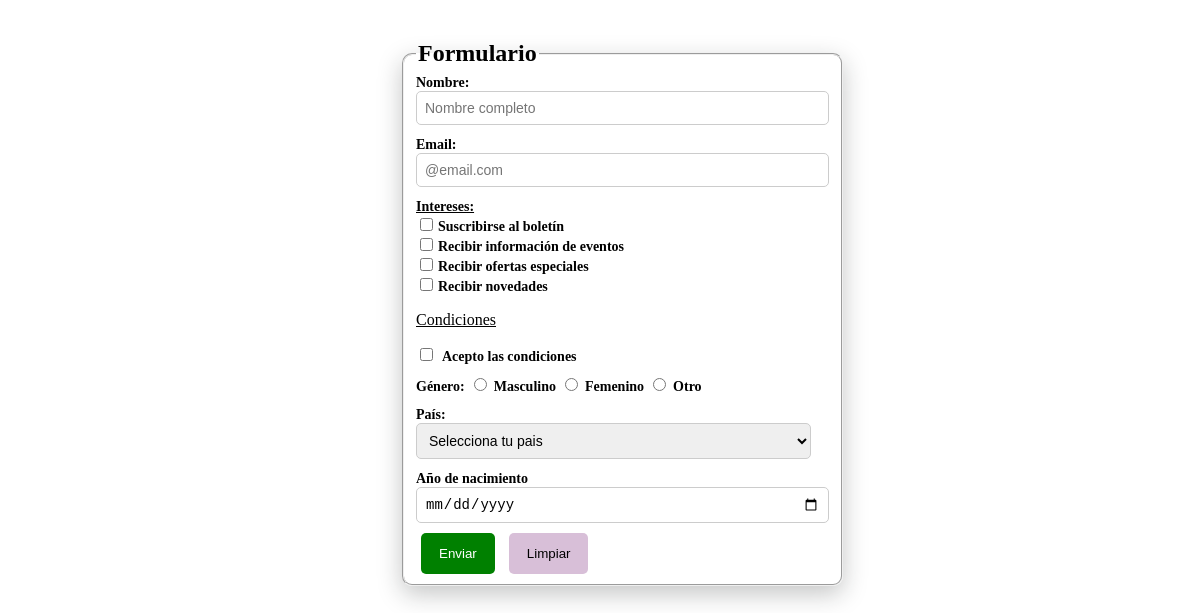
The page /formulario.php on the database its author committed.
### tables this page shows
CREATE TABLE intereses_check (
    idinteres TINYINT UNSIGNED AUTO_INCREMENT PRIMARY KEY,  
    abreviatura VARCHAR(50) NOT NULL,                    
    contenido VARCHAR(150) NOT NULL                      
);

### formulario.php (the view, shortened to what this page needs)
<?php
    include 'conexion.php';
    $sqlpaises = "SELECT * FROM paises_select;";
    $sqlintereses = "SELECT * FROM intereses_check;";
    $resultado = $conexion->query($sqlpaises);
    $resultado2 = $conexion->query($sqlintereses);
?>
<!DOCTYPE html>
<html lang="es">
<head>
    <link rel="stylesheet" href="estiloformulario.css">
</head>
<body>
    <section id="formulario">
        <fieldset>
            <legend><h2>Formulario</h2></legend>
            <form action="registro.php" method="post">
                <div>
                    <label for="nombre">Nombre:</label>
                    <input type="text" name="nombre" id="nombre" placeholder="Nombre completo">
                </div>
                <div>
                    <label for="email">
                    Email:
                    <input type="email" name="email" id="email" placeholder="@email.com">
                </label>
                </div>
                <div>
                    <label><u>Intereses:</u></label><br>
                    <?php
                        if($resultado2->num_rows > 0){
                            while($fila = $resultado2->fetch_assoc()){
                                echo '<input type="checkbox" name="intereses[]" value="'.$fila['idinteres'].'">';
                                echo '<label for="'.$fila['abreviatura'].'">'.$fila['contenido'].'</label><br>';
                            }
                        }
                    ?>
                </div>
                <div>
                    <p><u>Condiciones</u></p>
                    <input type="checkbox" name="condiciones" id="condiciones" value="Aceptadas" required>
                    <label for="condiciones">Acepto las condiciones</label>
                </div>
                <div>
                    <label>Género:</label>
                    <input type="radio" name="genero" id="masculino" value="M" required>
                    <label for="masculino">Masculino</label>
                    <input type="radio" name="genero" id="femenino" value="F">
                    <label for="femenino">Femenino</label>
                    <input type="radio" name="genero" id="otro" value="O">
                    <label for="otro">Otro</label>
                </div>
                <div>
                    <label for="pais">País:</label>
                    <?php
                        echo '<select name="pais" id="pais">';
                        if($resultado->num_rows > 0){
                            while($fila = $resultado->fetch_assoc()){
                                echo '<option value="'.$fila['idpais'].'">'.$fila['contenido'].'</option>';
                            }
                        }
                        echo "</select>";
                    ?>
                </div>
                <div>
                    <label for="nacimiento">Año de nacimiento</label>
                    <input type="date" name="nacimiento" id="nacimiento">
                </div>
                <button type="submit" id="enviar">Enviar</button>
                <button type="reset" id="limpiar">Limpiar</button>
        </form>
        </fieldset>
    </section>
</body>
</html>

### estiloformulario.css (style rules this page uses)
#formulario { width: 400px; margin: 40px auto; }
#formulario div { margin-bottom: 10px; }
label { font-weight: bold; font-size: 14px; margin-bottom: 5px; }
input[type="text"], input[type="email"], input[type="date"], select { width: 395px; padding: 8px; border: 1px solid #ccc; border-radius: 5px; font-size: 14px; }
input[type="checkbox"], intput[type="radio"] { margin-right: 5px; }
button { margin-left: 5px; margin-right: 5px; padding: 10px 15px; border: 3px solid transparent; border-radius: 5px; cursor: pointer; transition: all 0.3s ease; }
#enviar { background: green; color: white; }
#limpiar { background: thistle; color: black; }
fieldset { border-radius: 10px; box-shadow: 0 8px 24px 0 rgba(23,26,26,0.25); }
legend h2 { margin: 0; }

### rows shown on the page
intereses_check: contenido "Suscribirse al boletín"
intereses_check: contenido "Recibir información de eventos"
intereses_check: contenido "Recibir ofertas especiales"
intereses_check: contenido "Recibir novedades"

### other values the page prints
form field pais "Selecciona tu pais"
